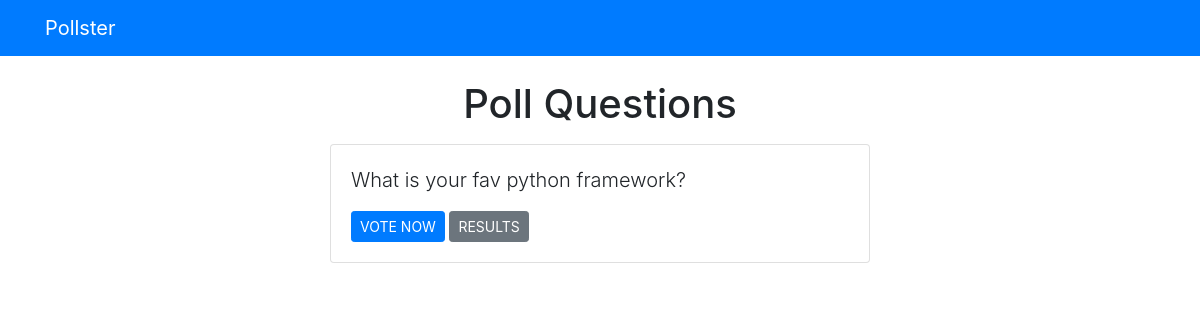
/polls/, run on an earlier commit of the app's database.
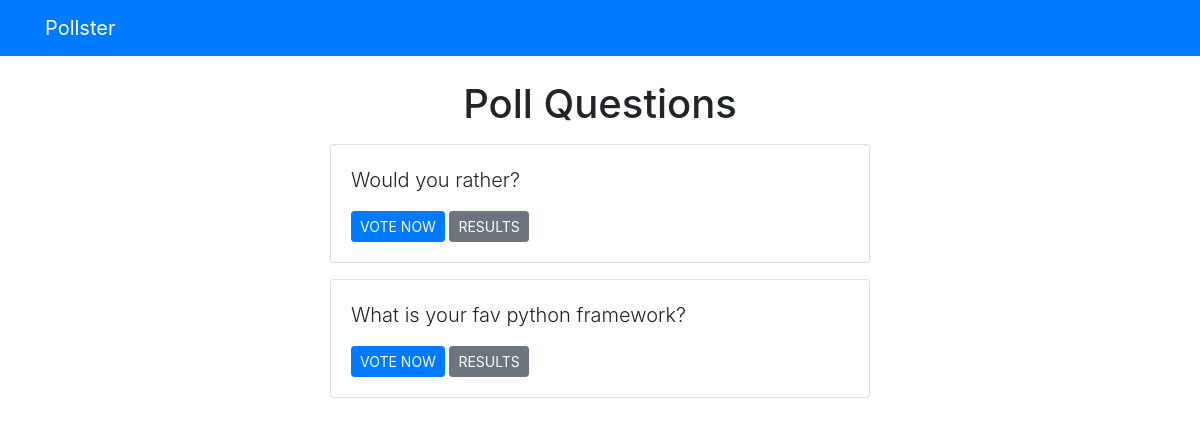
And on a later commit of the database.
### polls/views.py (the view)
# urls.py: path('', views.index, name='index'),
def index(request):
    latest_questions = Question.objects.order_by('-pub_date')[:5]   #array of questions from new to old. Gets latest 5
    context = {
        'latest_questions': latest_questions
    }
    return render(request, 'polls/index.html', context)

### templates/polls/index.html
{% extends 'base.html' %}
{% block content%}
<h1 class="text-center mb-3">Poll Questions</h1>
{% if latest_questions %}
{%for question in latest_questions %}
<div class="card mb-3">
    <div class="card-body">
        <p class="lead">{{ question.question_text }}</p>
        <a href="{% url 'polls:detail' question.id %}" class="btn btn-primary btn-sm">VOTE NOW</a>
        <a href="{% url 'polls:results' question.id %}" class="btn btn-secondary btn-sm">RESULTS</a>
    </div>
</div>
{% endfor %}
{% else %}
<p>No polls available</p>
{% endif %}
{% endblock %}

### templates/base.html (shortened to what this page needs)
<!DOCTYPE html>
<html lang="en">
<head>
    <link rel="stylesheet" href="https://cdn.jsdelivr.net/npm/bootstrap@4.4.1/dist/css/bootstrap.min.css">
</head>
<body>
    {% include 'partials/_navbar.html' %}
    <div class="container">
        <div class="row">
            <div class="col-md-6 m-auto">
                {% block content %}{% endblock %}
            </div>
        </div>
    </div>
</body>
</html>

### templates/partials/_navbar.html
<nav class="navbar navbar-dark bg-primary mb-4">
	<div class="container">
		<a class="navbar-brand" href="/">Pollster</a>
	</div>
</nav>

What changed in the data, as far as the page shows it:
added Question: question_text "Would you rather?"
